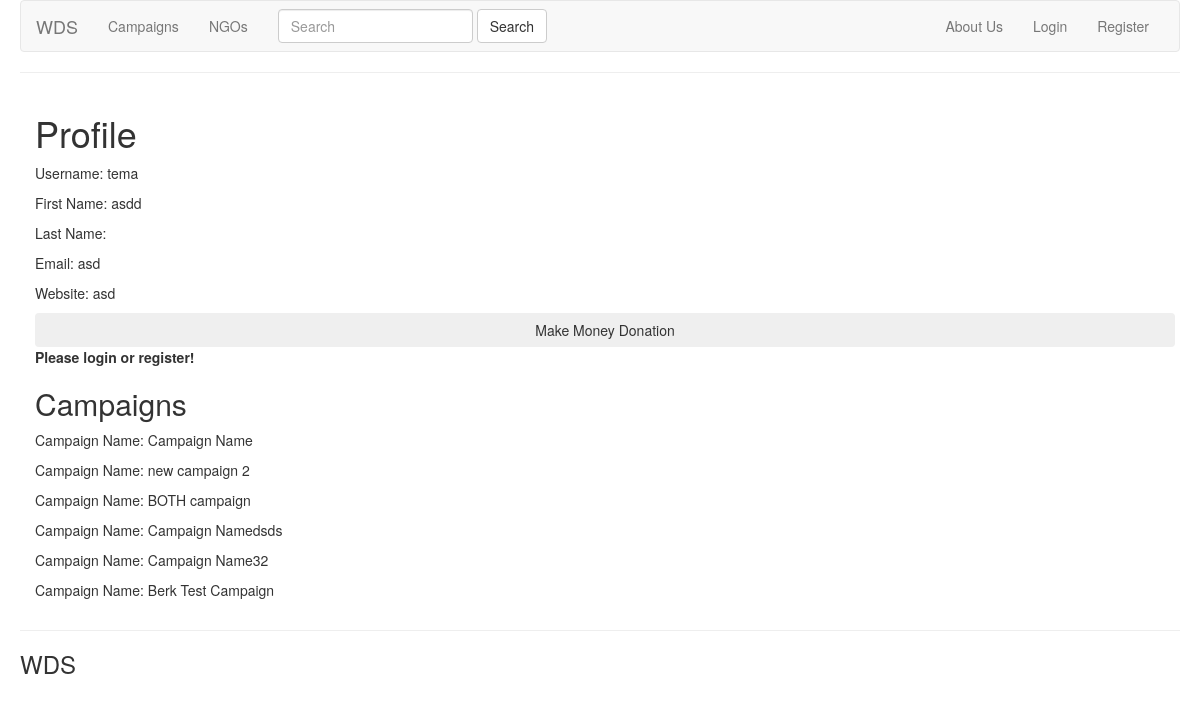
The app's page /ngos/1/ with its own data.
### DonApp/models.py (models this page shows, shortened)
class NGOUser(models.Model):
    user = models.OneToOneField(User, on_delete=models.CASCADE, related_name='ngo_user')
    org_name = models.CharField(max_length=50)
    description = models.TextField(max_length=600)
    org_phone_num = models.CharField(max_length=15)
    contact_mail = models.CharField(max_length=50, validators=[EmailValidator])
    org_website_link = models.CharField(max_length=50, validators=[URLValidator])
    approved = models.BooleanField(default=False)

class Campaign(models.Model):
    creator = models.ForeignKey(NGOUser, on_delete=models.CASCADE, related_name='campaigns')
    CAMPAIGN_TYPE = (('Monetary', 'Monetary'), ('Item', 'Item'), ('Both', 'Both'))
    campaign_type = models.CharField(max_length=10, choices=CAMPAIGN_TYPE, default='Item')
    campaign_name = models.CharField(default='Campaign Name', max_length=50)
    start_date = models.DateField()
    end_date = models.DateField()
    description = models.TextField(max_length = 600)
    approved = models.BooleanField(default=False)

### DonApp/views.py (the view)
# urls.py: url(r'^ngos/(?P<pk>\d+)/$', views.view_ngo_detail, name='view_ngo_detail'),
def view_ngo_detail(request, pk):
    ngo = NGOUser.objects.get(pk=pk)
    context = {'ngo': ngo}
    return render(request, 'DonApp/view_ngo.html', context)

### DonApp/templates/DonApp/view_ngo.html (shortened to what this page needs)
{%  extends 'DonApp/base.html' %}
{% block content %}
{% block body %}
    <div class="container">
        <h1> Profile </h1>
            <p>Username: {{ ngo.org_name }}</p>
            <p>First Name: {{ ngo.description }}</p>
            <p>Last Name: {{ ngo.org_phone_number }}</p>
            <p>Email: {{ ngo.contact_mail }}</p>
            <p>Website: {{ ngo.org_website_link }}</p>
 {% if user.is_authenticated %}
     {% if user.donator_user %}
    <a href="{% url 'ngo_money_donation' pk=ngo.pk %}" class="btn btn-success" role="button">
        Make Money Donation </a>
     {% elif not user.donator_user%}
     {% endif %}
     {% else %}
     <button class="btn btn-block">
        Make Money Donation </button><b>Please login or register!</b>
    {% endif %}
        <h2> Campaigns </h2>
            {% for campaign in ngo.campaigns.all %}
                <p>Campaign Name: {{ campaign.campaign_name}}</p>
            {% endfor %}
    </div>
{% endblock %}
{% endblock %}

### records on screen
NGOUser: org_name "tema", description "asdd", contact_mail "asd", org_website_link "asd"
Campaign: campaign_name "Campaign Name"
Campaign: campaign_name "new campaign 2"
Campaign: campaign_name "BOTH campaign"
Campaign: campaign_name "Campaign Namedsds"
Campaign: campaign_name "Campaign Name32"
Campaign: campaign_name "Berk Test Campaign"
